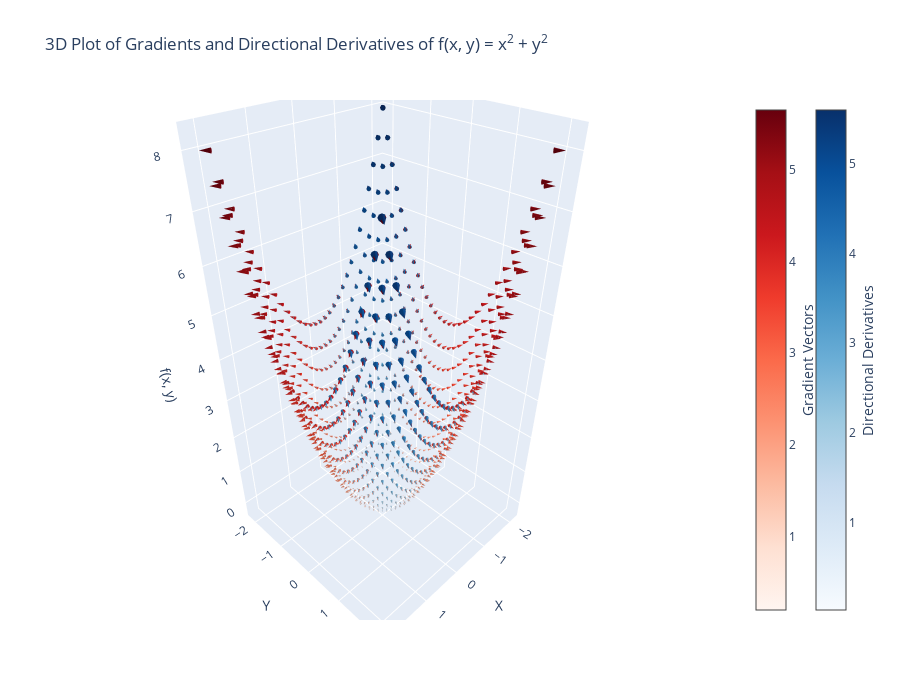

The code cell stored with this chart in its notebook:
### Code cell
# Create a 3D plot
quiver_w = np.zeros_like(U).flatten()  # No change in z for the gradient vectors in this 2D function

# Add cones to represent the gradient
quiver_grad = go.Cone(x=X.flatten(), y=Y.flatten(), z=Z_func.flatten(),
                      u=U.flatten(), v=V.flatten(), w=quiver_w, colorscale='Reds',
                      sizemode='scaled', sizeref=1.0, showscale=True,
                      colorbar=dict(title="Gradient Vectors", titleside="right", x=1.1, y=0.5))

# Add cones to represent the directional derivatives
quiver_dir_deriv = go.Cone(x=X.flatten(), y=Y.flatten(), z=Z_func.flatten(),
                           u=(Z_dir_deriv*u[0]).flatten(), v=(Z_dir_deriv*u[1]).flatten(), w=quiver_w, colorscale='Blues',
                           sizemode='scaled', sizeref=1.0, showscale=True,
                           colorbar=dict(title="Directional Derivatives", titleside="right", x=1.2, y=0.5))

fig = go.Figure(data=[quiver_grad, quiver_dir_deriv])

# Update layout
fig.update_layout(scene=dict(zaxis_title='f(x, y)', xaxis_title='X', yaxis_title='Y'),
                  title="3D Plot of Gradients and Directional Derivatives of f(x, y) = x<sup>2</sup> + y<sup>2</sup>",
                  autosize=True, height=700)

# Show the figure
fig.show()

### Figure 1 — Plotly figure (JSON) as saved in the notebook; plotly's stock layout.template omitted (floating-point values rounded to 4 significant figures; data arrays with more than 128 entries replaced by an {"elided": "..."} marker saying what was removed)
{"data": [{"colorbar": {"title": {"side": "right", "text": "Gradient Vectors"}, "x": 1.1, "y": 0.5}, "colorscale": [[0, "rgb(255,245,240)"], [0.125, "rgb(254,224,210)"], [0.25, "rgb(252,187,161)"], [0.375, "rgb(252,146,114)"], [0.5, "rgb(251,106,74)"], [0.625, "rgb(239,59,44)"], [0.75, "rgb(203,24,29)"], [0.875, "rgb(165,15,21)"], [1, "rgb(103,0,13)"]], "showscale": true, "sizemode": "scaled", "sizeref": 1, "type": "cone", "u": {"elided": "900 float values"}, "v": {"elided": "900 float values"}, "w": {"elided": "900 int values"}, "x": {"elided": "900 float values"}, "y": {"elided": "900 float values"}, "z": {"elided": "900 float values"}}, {"colorbar": {"title": {"side": "right", "text": "Directional Derivatives"}, "x": 1.2, "y": 0.5}, "colorscale": [[0, "rgb(247,251,255)"], [0.125, "rgb(222,235,247)"], [0.25, "rgb(198,219,239)"], [0.375, "rgb(158,202,225)"], [0.5, "rgb(107,174,214)"], [0.625, "rgb(66,146,198)"], [0.75, "rgb(33,113,181)"], [0.875, "rgb(8,81,156)"], [1, "rgb(8,48,107)"]], "showscale": true, "sizemode": "scaled", "sizeref": 1, "type": "cone", "u": {"elided": "900 float values"}, "v": {"elided": "900 float values"}, "w": {"elided": "900 int values"}, "x": {"elided": "900 float values"}, "y": {"elided": "900 float values"}, "z": {"elided": "900 float values"}}], "layout": {"autosize": true, "height": 700, "scene": {"xaxis": {"title": {"text": "X"}}, "yaxis": {"title": {"text": "Y"}}, "zaxis": {"title": {"text": "f(x, y)"}}}, "title": {"text": "3D Plot of Gradients and Directional Derivatives of f(x, y) = x<sup>2</sup> + y<sup>2</sup>"}}}
